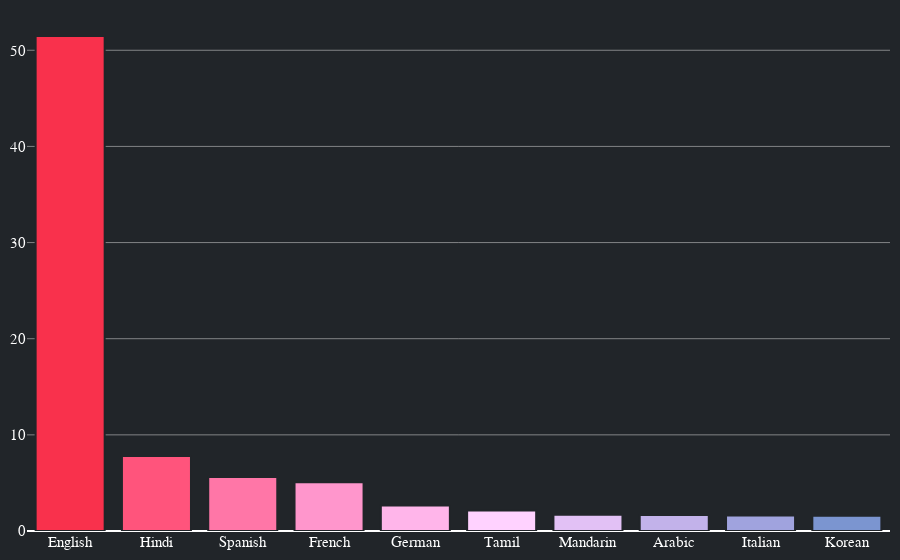

Notebook code cell kept with this figure:
### Markdown cell above
### Languages analysis

We plot in a bar chart the 10 languages most represented on our streaming services (amazon, netflix).

**Conclusion:** as we aspected from countries results, English is the most spoken language on streaming service. Most of the asian films tend to use English languages to be international and placed in this kind of world wide services, even if Hindi is having a good representation in respect to the others. European languages as well have a good rapresentation.

### Code cell
df = data.copy()
df['languages'].replace('no_data', np.nan, inplace  = True)
df.dropna(inplace=True)
languages = []
for i, x in df['languages'].iteritems():
    l = x.split(', ')
    for lang in l:
        languages.append(lang)
df = pd.DataFrame()
df['languages'] = languages
df['count'] = 1
x = df.groupby('languages')['count'].sum().sort_values(ascending=False)[0:10]
y=len(df)
r=((x*100/y)).round(2)
df = pd.DataFrame(r)
fig = go.Figure(data=[go.Bar(x=df.index, y=df['count'].to_list())])
fig.update_traces(marker_color=colors[::-1][1:], marker_line_color='#212529',
                  marker_line_width=2)

fig.update_traces(marker=dict(line=dict(color='#212529', width=2)), hoverlabel=dict(font_size=14,font_family="Arial, san serif",font_color="white"))

fig.update_traces(hovertemplate=('<br>%{x} presence is: %{value}%<br><extra></extra>'))

fig.update_layout(paper_bgcolor="#212529", plot_bgcolor ='rgba(0, 0, 0, 0)', hoverlabel_bordercolor='#212529',margin=margin, yaxis_gridcolor ='rgba(225, 225, 225, .5)', font_color="white", font_family="Arial, san serif", font_size=15)

fig.update_yaxes(color="white")
fig.update_xaxes(color="white")
fig.write_html('visualization/three.html')
fig.show()

### Figure 1 — Plotly figure (JSON) as saved in the notebook; plotly's stock layout.template omitted (floating-point values rounded to 4 significant figures)
{"data": [{"hoverlabel": {"font": {"color": "white", "family": "Arial, san serif", "size": 14}}, "hovertemplate": "<br>%{x} presence is: %{value}%<br><extra></extra>", "marker": {"color": ["#f9314c", "#ff547c", "#ff76a7", "#ff96cc", "#ffb5ea", "#ffd2ff", "#e2c1f5", "#c2b2ea", "#a0a3de", "#7b95d0", "#5287c1", "#0f79af"], "line": {"color": "#212529", "width": 2}}, "type": "bar", "x": ["English", "Hindi", "Spanish", "French", "German", "Tamil", "Mandarin", "Arabic", "Italian", "Korean"], "y": [51.48, 7.81, 5.61, 5.08, 2.66, 2.14, 1.68, 1.67, 1.61, 1.59]}], "layout": {"font": {"color": "white", "family": "Arial, san serif", "size": 15}, "hoverlabel": {"bordercolor": "#212529"}, "margin": {"b": 10, "l": 10, "r": 10, "t": 10}, "paper_bgcolor": "#212529", "plot_bgcolor": "rgba(0, 0, 0, 0)", "xaxis": {"color": "white"}, "yaxis": {"color": "white", "gridcolor": "rgba(225, 225, 225, .5)"}}}
